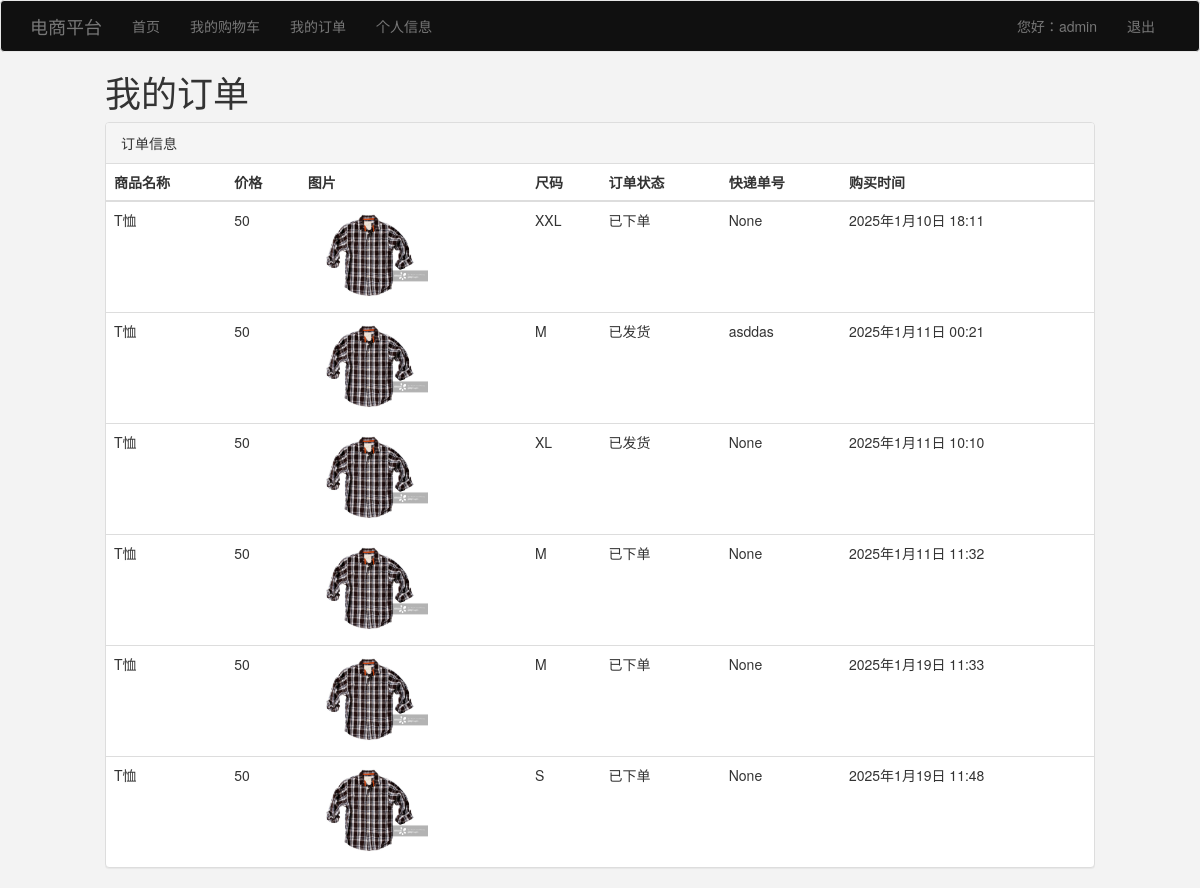
The page /my_order/ (signed in) on the database as committed earlier.
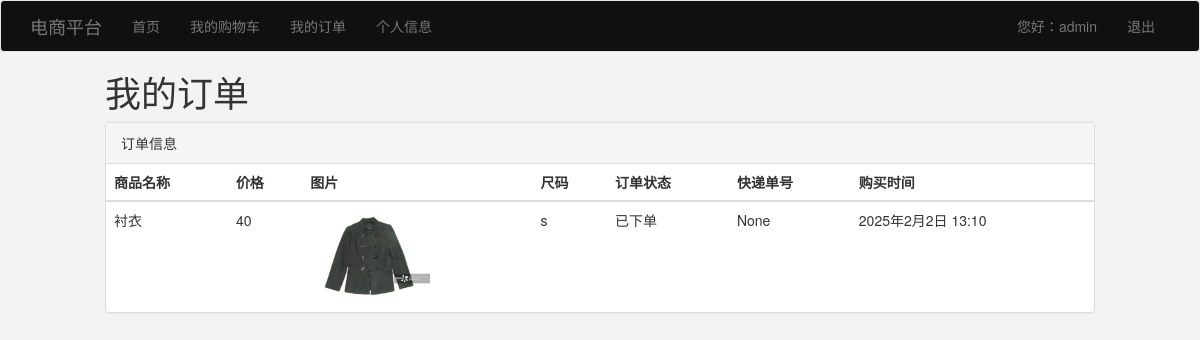
The same page on the database as committed later.
### info_manage/models.py (models this page shows, shortened)
class OrderModel(models.Model):
    STATUS_CHOICES = (
        ('ordered', '已下单'),
        ('prepare','备货中'),
        ('unshipped', '待发货'),
        ('shipped', '已发货'),
        ('completed', '已完成'),
    )
    item = models.ForeignKey('ItemModel', on_delete=models.CASCADE, verbose_name='所属商品')
    user = models.ForeignKey('UserInfoModel', on_delete=models.CASCADE, verbose_name='所属用户')
    price = models.IntegerField(verbose_name='总价格')
    size = models.CharField(max_length=3, verbose_name='尺寸', default='M')
    status = models.CharField(max_length=20, choices=STATUS_CHOICES, default='ordered', verbose_name='订单状态')
    tracking_number = models.CharField(max_length=100, verbose_name='快递单号', blank=True, null=True)
    create_time = models.DateTimeField(auto_now_add=True, verbose_name='创建时间')
    class Meta:
        db_table = 'db_order'
        verbose_name = '订单信息'
        verbose_name_plural = verbose_name

class ItemModel(models.Model):
    SIZE_CHOICES = [
        ('XS', 'XS'),
        ('S', 'S'),
        ('M', 'M'),
        ('L', 'L'),
        ('XL', 'XL'),
        ('XXL', 'XXL'),
    ]
    name = models.CharField(max_length=100, verbose_name='名称')
    price = models.IntegerField(verbose_name='价格')
    image = models.ImageField(upload_to='', max_length=300, verbose_name='图片')
    content = models.TextField(verbose_name='介绍')
    size = models.CharField(max_length=50, verbose_name='尺寸', default='M')
    category = models.ForeignKey('CategoryModel', on_delete=models.CASCADE, verbose_name='所属分类')
    create_time = models.DateTimeField(auto_now_add=True, verbose_name='创建时间')
    class Meta:
        db_table = 'db_item'
        verbose_name = '商品信息'
        verbose_name_plural = verbose_name

### info_manage/views.py (the view)
# urls.py: path('my_order/', views.my_order, name='my_order'),
def my_order(request):
    user_id = request.session.get('user_id')
    if request.method == 'GET':
        orders = OrderModel.objects.filter(
            user_id=user_id
        )
        context = {
            'orders': orders
        }
        return render(request, 'my_order.html', context=context)
    else:
        order_id = request.POST.get('order_id')
        OrderModel.objects.filter(
            id=order_id
        ).first().delete()
        return JsonResponse({'code': 200})

### utils/content_process.py (called while the page is built)
def front_user(request):
    login_in = request.session.get('login_in')
    content = {}
    if login_in:
        user = {
            'username': request.session.get('username'),
            'user_id': request.session.get('user_id'),
        }
        content['front_user'] = user
    return content

### front/templates/my_order.html (shortened to what this page needs)
{% extends 'base.html' %}
{% block body %}
    <h1>我的订单</h1>
    <div class="panel panel-default" style="margin-top: 10px">
        <div class="panel-heading">订单信息</div>
        <table class="table">
            <thead>
            <tr>
                <th>商品名称</th>
                <th>价格</th>
                <th>图片</th>
                <th>尺码</th>
                <th>订单状态</th>
                <th>快递单号</th>
                <th>购买时间</th>
            </tr>
            </thead>
            <tbody>
            {% for order in orders %}
                <tr>
                    <td>{{ order.item.name }}</td>
                    <td>{{ order.price }}</td>
                    <td>
                        <img src="/image/{{ order.item.image }}" alt="" style="width: 120px;height: 90px">
                    </td>
                    <td>{{ order.size }}</td>
                    <td>{{ order.get_status_display }}</td>
                    <td>{{ order.tracking_number }}</td>
                    <td>{{ order.create_time }}</td>
                </tr>
            {% endfor %}
            </tbody>
        </table>
    </div>
{% endblock %}

Rows that differ between the two databases and show on the page:
removed OrderModel: item.name "T恤", price "50", item.image (picture), size "XXL", status "已下单", tracking_number "None", create_time "2025年1月10日 18:11"
removed OrderModel: item.name "T恤", price "50", item.image (picture), size "M", status "已发货", tracking_number "asddas", create_time "2025年1月11日 00:21"
removed OrderModel: item.name "T恤", price "50", item.image (picture), size "XL", status "已发货", tracking_number "None", create_time "2025年1月11日 10:10"
removed OrderModel: item.name "T恤", price "50", item.image (picture), size "M", status "已下单", tracking_number "None", create_time "2025年1月11日 11:32"
removed OrderModel: item.name "T恤", price "50", item.image (picture), size "M", status "已下单", tracking_number "None", create_time "2025年1月19日 11:33"
removed OrderModel: item.name "T恤", price "50", item.image (picture), size "S", status "已下单", tracking_number "None", create_time "2025年1月19日 11:48"
added OrderModel: item.name "衬衣", price "40", item.image (picture), size "s", status "已下单", tracking_number "None", create_time "2025年2月2日 13:10"
